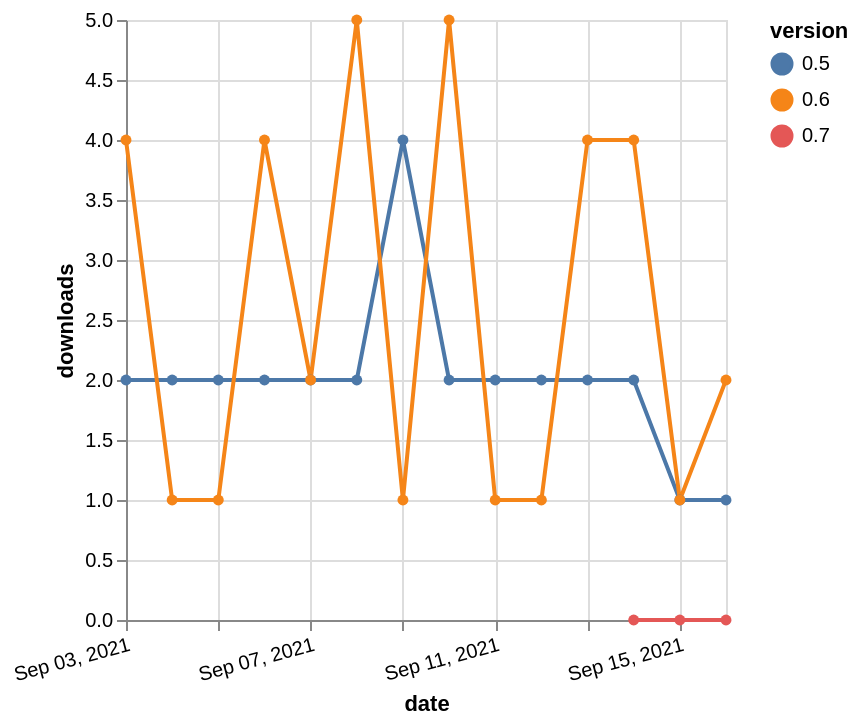

Here is the Vega-Lite specification saved for this chart:
### Vega-Lite specification from a JSON file in a GitHub repository (floating-point values rounded to 4 significant figures)
{"$schema": "https://vega.github.io/schema/vega-lite/v5.json", "description": "A simple bar chart with embedded data.", "data": {"values": [{"date": "2021-09-14", "total": 17, "delta": 0, "version": "0.7"}, {"date": "2021-09-15", "total": 26, "delta": 0, "version": "0.7"}, {"date": "2021-09-16", "total": 38, "delta": 0, "version": "0.7"}, {"date": "2021-09-03", "total": 2498, "delta": 2, "version": "0.5"}, {"date": "2021-09-04", "total": 2500, "delta": 2, "version": "0.5"}, {"date": "2021-09-05", "total": 2502, "delta": 2, "version": "0.5"}, {"date": "2021-09-06", "total": 2504, "delta": 2, "version": "0.5"}, {"date": "2021-09-07", "total": 2506, "delta": 2, "version": "0.5"}, {"date": "2021-09-08", "total": 2508, "delta": 2, "version": "0.5"}, {"date": "2021-09-09", "total": 2512, "delta": 4, "version": "0.5"}, {"date": "2021-09-10", "total": 2514, "delta": 2, "version": "0.5"}, {"date": "2021-09-11", "total": 2516, "delta": 2, "version": "0.5"}, {"date": "2021-09-12", "total": 2518, "delta": 2, "version": "0.5"}, {"date": "2021-09-13", "total": 2520, "delta": 2, "version": "0.5"}, {"date": "2021-09-14", "total": 2522, "delta": 2, "version": "0.5"}, {"date": "2021-09-15", "total": 2523, "delta": 1, "version": "0.5"}, {"date": "2021-09-16", "total": 2524, "delta": 1, "version": "0.5"}, {"date": "2021-09-03", "total": 675, "delta": 4, "version": "0.6"}, {"date": "2021-09-04", "total": 676, "delta": 1, "version": "0.6"}, {"date": "2021-09-05", "total": 677, "delta": 1, "version": "0.6"}, {"date": "2021-09-06", "total": 681, "delta": 4, "version": "0.6"}, {"date": "2021-09-07", "total": 683, "delta": 2, "version": "0.6"}, {"date": "2021-09-08", "total": 688, "delta": 5, "version": "0.6"}, {"date": "2021-09-09", "total": 689, "delta": 1, "version": "0.6"}, {"date": "2021-09-10", "total": 694, "delta": 5, "version": "0.6"}, {"date": "2021-09-11", "total": 695, "delta": 1, "version": "0.6"}, {"date": "2021-09-12", "total": 696, "delta": 1, "version": "0.6"}, {"date": "2021-09-13", "total": 700, "delta": 4, "version": "0.6"}, {"date": "2021-09-14", "total": 704, "delta": 4, "version": "0.6"}, {"date": "2021-09-15", "total": 705, "delta": 1, "version": "0.6"}, {"date": "2021-09-16", "total": 707, "delta": 2, "version": "0.6"}]}, "width": "container", "mark": {"type": "line", "point": {"filled": true}}, "encoding": {"x": {"field": "date", "type": "temporal", "timeUnit": "yearmonthdate", "title": "date", "axis": {"labelAngle": -15}}, "y": {"field": "delta", "type": "quantitative", "title": "downloads"}, "color": {"field": "version", "type": "nominal"}, "tooltip": {"field": "delta"}}}
